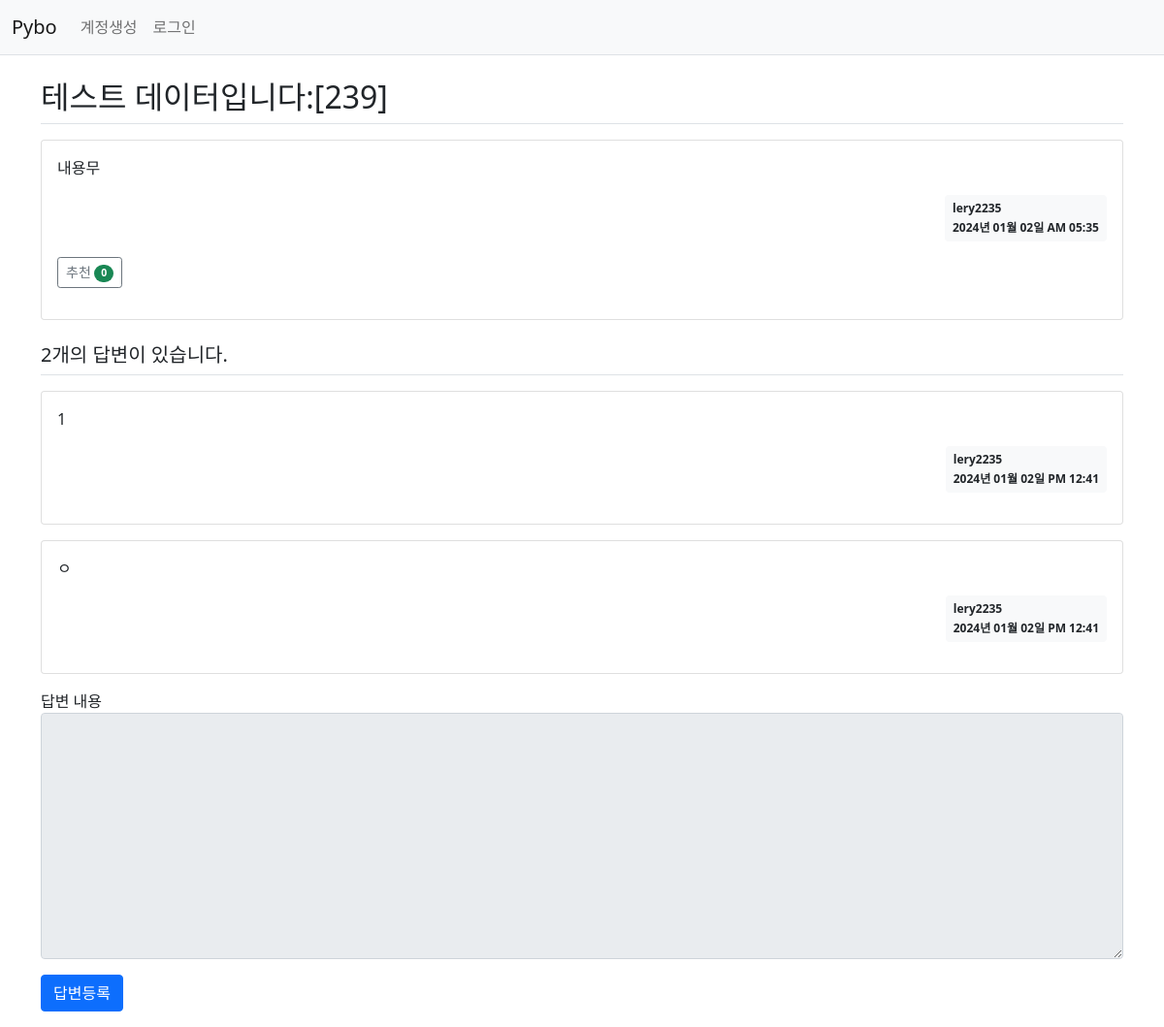
The page /question/detail/244/ on the database its author committed.
### pybo/models.py (models this page shows)
class Question(db.Model):
    id = db.Column(db.Integer, primary_key=True)
    subject = db.Column(db.String(200), nullable=False)#글자수가 제한됬을 때 db.String 사용
    content = db.Column(db.Text(), nullable = False)#글자 수를 제한할 수 없는 텍스트 db.Text
    create_date = db.Column(db.DateTime(), nullable=False)# nullable 빈값 허용 여부
    user_id = db.Column(db.Integer, db.ForeignKey('user.id', ondelete='CASCADE'), nullable=False)
    user = db.relationship('User', backref=db.backref('question_set'))
    modify_date = db.Column(db.DateTime(), nullable=True)
    voter = db.relationship('User', secondary=question_voter, backref=db.backref('question_voter_set'))

class User(db.Model):
    id = db.Column(db.Integer, primary_key=True)
    username = db.Column(db.String(150), unique=True, nullable=False)
    password = db.Column(db.String(200), nullable=False)
    email = db.Column(db.String(120), unique=True, nullable=False)

class Answer(db.Model):
    id = db.Column(db.Integer, primary_key = True)
    question_id = db.Column(db.Integer, db.ForeignKey('question.id', ondelete='CASCADE'))
    question = db.relationship('Question', backref=db.backref('answer_set'))
    content = db.Column(db.Text(), nullable=False)
    create_date = db.Column(db.DateTime(), nullable=False)
    user_id = db.Column(db.Integer, db.ForeignKey('user.id', ondelete='CASCADE'), nullable=True, server_default='1')
    user = db.relationship('User', backref=db.backref('answer_set'))
    modify_date = db.Column(db.DateTime(), nullable=True)

### pybo/views/question_views.py (the view)
@bp.route('/detail/<int:question_id>/')
def detail(question_id):
    form = AnswerForm()
    question = Question.query.get_or_404(question_id)
    return render_template('question/question_detail.html', question=question, form=form)

### pybo/forms.py
class AnswerForm(FlaskForm):
    content = TextAreaField('답변 내용', validators=[DataRequired('답변 내용은 필수입력 항목입니다.')])

### pybo/filter.py (called while the page is built)
def format_datetime(value, fmt='%Y년 %m월 %d일 %p %I:%M'):
    return value.strftime(fmt)

### pybo/views/auth_views.py (called while the page is built)
@bp.before_app_request
def load_logged_in_user():
    user_id = session.get('user_id')
    if user_id is None:
        g.user = None
    else:
        g.user = User.query.get(user_id)

### pybo/templates/question/question_detail.html (shortened to what this page needs)
{% extends 'base.html' %}
{% block content %}
<div class="container my-3">
    <h2 class="border-bottom py-2">{{ question.subject }}</h2>
    <div class="card my-3">
        <div class="card-body">
            <div class="card-text">{{ question.content|markdown }}</div>
            <div class="d-flex justify-content-end">
                <div class="badge bg-light text-dark p-2 text-start">
                    <div class="mb-2">{{ question.user.username }}</div>
                    <div>{{ question.create_date|datetime }}</div>
                </div>
            </div>
            <div class="my-3">
                <a href ="javascript:void(0)" data-uri = "{{ url_for('question.vote', question_id=question.id)}}"
                   class="recommend btn btn-sm btn-outline-secondary">추천
                    <span class="badge rounded-pill bg-success">{{ question.voter|length}}</span>
                </a>
            </div>
        </div>
    </div>
    <h5 class="border-bottom my-3 py-2">{{ question.answer_set|length }}개의 답변이 있습니다.</h5>
    {% for answer in question.answer_set %}
    <div class="card my-3">
        <div class="card-body">
            <div class="card-text">{{ answer.content|markdown }}</div>
            <div class="d-flex justify-content-end">
                <div class="badge bg-light text-dark p-2 text-start">
                    <div class="mb-2">{{ answer.user.username }}</div>
                    <div>{{ answer.create_date|datetime }}</div>
                </div>
            </div>
        </div>
    </div>
    {% endfor %}
    <form action="{{ url_for('answer.create', question_id=question.id) }}" method="post" class="my-3">
        <div class="mb-3">
            <label for="content">답변 내용</label>
            <textarea {% if not g.user %}disabled{% endif %}
                      name="content" id="content" class="form-control" rows="10"></textarea>
        </div>
        <input type="submit" value="답변등록" class="btn btn-primary">
    </form>
</div>
{% endblock %}

### rows shown on the page
Question: subject "테스트 데이터입니다:[239]", content "내용무", create_date "2024년 01월 02일 AM 05:35"
User: user.username "lery2235"
Answer: content "1", user.username "lery2235", create_date "2024년 01월 02일 PM 12:41"
Answer: content "ㅇ", user.username "lery2235", create_date "2024년 01월 02일 PM 12:41"

### other values the page prints
{{ question.voter|length }} "0"
{{ question.answer_set|length }} "2"
